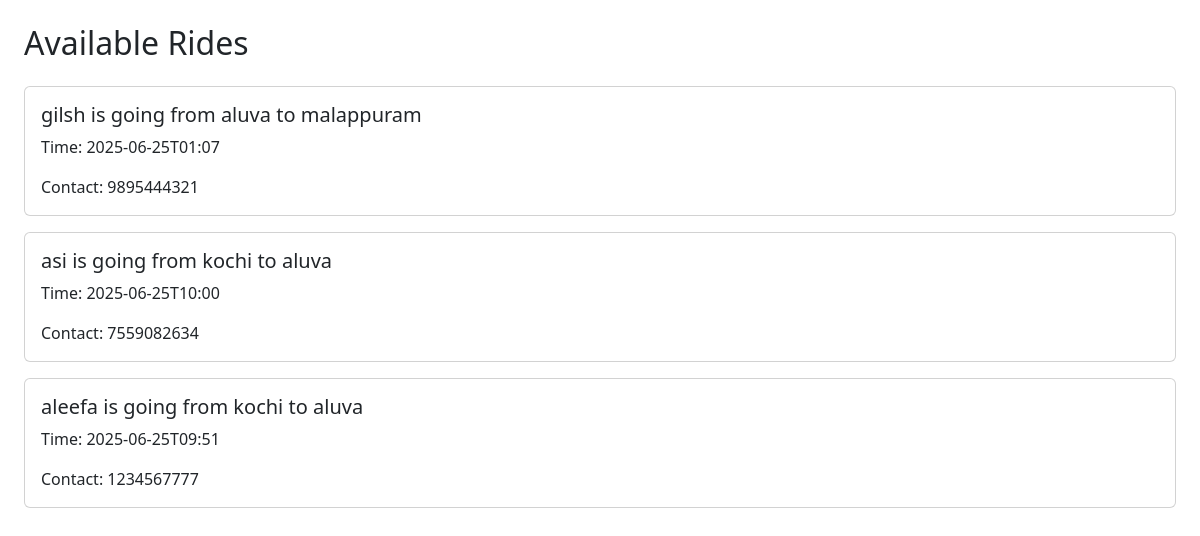
/rides, run on the app's committed database.
### tables this page shows
CREATE TABLE rides (
        id INTEGER PRIMARY KEY AUTOINCREMENT,
        name TEXT,
        origin TEXT,
        destination TEXT,
        time TEXT,
        contact TEXT
    );

### app.py (the view)
@app.route('/rides')
def view_rides():
    conn = sqlite3.connect('database.db')
    c = conn.cursor()
    c.execute("SELECT * FROM rides ORDER BY id DESC")
    rides = c.fetchall()
    conn.close()
    return render_template('rides.html', rides=rides)

### templates/rides.html (shortened to what this page needs)
<!DOCTYPE html>
<html>
<head>
  <link rel="stylesheet" href="https://cdnjs.cloudflare.com/ajax/libs/bootstrap/5.3.0/css/bootstrap.min.css">
</head>
<body class="p-4">
  <h2 class="mb-4">Available Rides</h2>
  {% for ride in rides %}
    <div class="card mb-3">
      <div class="card-body">
        <h5 class="card-title">{{ ride[1] }} is going from {{ ride[2] }} to {{ ride[3] }}</h5>
        <p class="card-text">Time: {{ ride[4] }}</p>
        <p class="card-text">Contact: {{ ride[5] }}</p>
      </div>
    </div>
  {% endfor %}
</body>
</html>

### data on the page
rides: name "gilsh", origin "aluva", destination "malappuram", time "2025-06-25T01:07", contact "9895444321"
rides: name "asi", origin "kochi", destination "aluva", time "2025-06-25T10:00", contact "7559082634"
rides: name "aleefa", origin "kochi", destination "aluva", time "2025-06-25T09:51", contact "1234567777"
